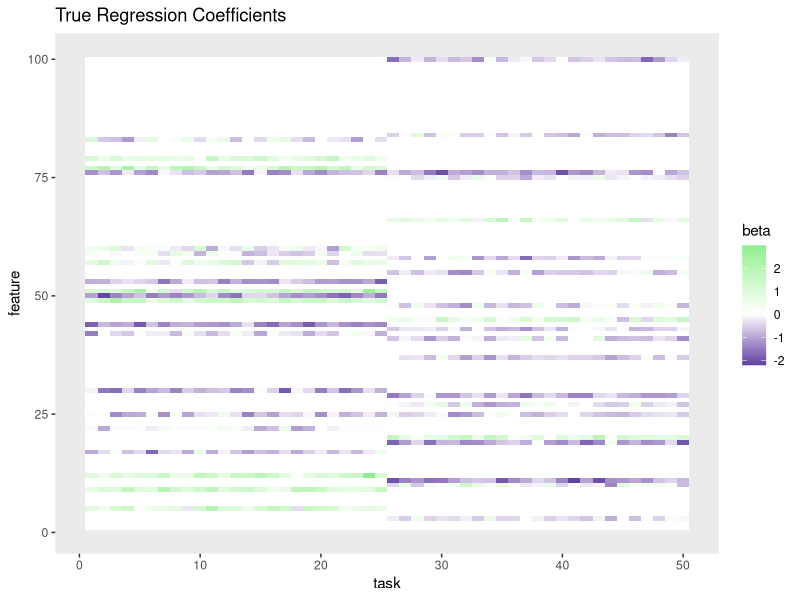

Write R code to recreate this figure. (Note: this script raises an error after producing the figure.)

################################################################################
# R script to accompany simulated_data.Rmd
################################################################################

## ---- sparse-sim-packages ----
# List of packages for session
.packages = c("gflasso",
              "reshape2",
              "ggplot2")

# Install CRAN packages (if not already installed)
.inst <- .packages %in% installed.packages()
if(any(!.inst)) {
  install.packages(.packages[!.inst], repos='http://cran.rstudio.com/')
}

# Load packages into session 
lapply(.packages, require, character.only=TRUE)
set.seed(04032016)

cat("\014")  # Clear console

rm(list=ls()) # Delete all existing variables
graphics.off() # Close all open plots

## ---- simdata-params ----
K <- 50 # number of columns of Y
J <- 100 # number of columns of X
J0 <- 20 # number of columns of X actually contribute
n <- 200 # number of samples

## ---- gflasso-simulate-data ----
beta <- rnorm(J)
B <- beta %*% t(rep(1, K)) + matrix(rnorm(J * K, 0, .5), J, K)
B[-sample(J, J0), 1 : (K / 2)] <- 0
B[-sample(J, J0), (K / 2 + 1) : K] <- 0
X <- matrix(rnorm(n * J), n, J)
Y <- X %*% B + matrix(rnorm(n * K), n, K)

## ---- vis-B ----
m_b <- melt(B, varnames = c("feature", "task"), value.name = "beta")
ggplot(m_b) +
  geom_tile(aes(x = task, y = feature, fill = beta)) +
  scale_fill_gradient2(midpoint = 0, high = "#90ee90", low = "#000080") +
  ggtitle("True Regression Coefficients") +
  theme(panel.grid = element_blank())

## ---- vis-reg-data ----
m_y <- melt(Y, varnames = c("sample", "task"), value.name = "y")
m_x <- melt(X, varnames = c("sample", "feature"), value.name = "x")
reg_data <- m_y %>%
  left_join(m_x) %>%
  left_join(m_b)
cur_data <- reg_data %>%
  filter(task %in% 20:30,
         feature %in% 10:18)

## ---- vis-reg-lines ----
ggplot(cur_data) +
  geom_point(aes(x = x, y = y, col = as.factor(beta == 0)), 
             size = .3, alpha = 0.3) +
  geom_abline(data = cur_data %>% filter(beta != 0),
              aes(slope = beta, intercept = 0, col = as.factor(beta == 0))) +
  scale_color_manual(values = c("#8068ab", "#d9bad8")) +
  facet_grid(feature ~ task) +
  theme(panel.grid = element_blank(),
        panel.border = element_blank(),
        panel.margin = unit(0, "lines"),
        strip.background = element_blank(),
        axis.text = element_blank(),
        axis.ticks = element_blank())

## ---- gflasso ----
R <- matrix(1, K, K)
R[(K / 2 + 1) : K, 1:(K / 2)] <- 0
R[1:(K / 2), (K / 2 + 1) : K] <- 0
res <- gflasso(Y, X, R, list(delta_conv = 1e-10, lambda = 10, gamma = 10, iter_max = 400, eps = .5))

## ---- vis-objective ----
plot(res$obj)

## ---- coef-hat-pred ----
mB_compare <- melt(list(truth = B, fit = res$B)) %>%
  dcast(Var1 + Var2 ~ L1)
mB_compare$group <- ifelse(mB_compare$Var2 <= K / 2, "group_1", "group_2")
ggplot(mB_compare) +
  geom_point(aes(x = truth, y = fit, col = group)) +
  coord_fixed() +
  geom_abline(slope = 1, intercept = 0, col = 'red') +
  ggtitle("True vs. Fitted Coefficients")

## ---- vis-coefs ----
mres_B <- melt(res$B)
mres_B$small <- mres_B$value < 5e-4

ggplot(mres_B) +
  geom_tile(aes(x = Var2, y = Var1, fill = small)) +
  scale_fill_brewer(palette = "RdBu")

table(B == 0, abs(res$B) < 1e-5)
